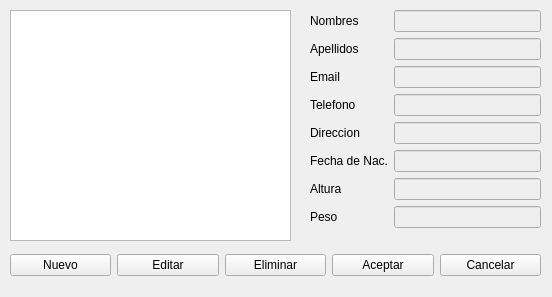
<?xml version="1.0" encoding="UTF-8"?>
<ui version="4.0">
 <class>AgendadeContactos</class>
 <widget class="QMainWindow" name="AgendadeContactos">
  <property name="enabled">
   <bool>true</bool>
  </property>
  <property name="geometry">
   <rect>
    <x>0</x>
    <y>0</y>
    <width>552</width>
    <height>297</height>
   </rect>
  </property>
  <property name="windowTitle">
   <string>Agenda de Contactos</string>
  </property>
  <widget class="QWidget" name="centralwidget">
   <widget class="QWidget" name="verticalLayoutWidget">
    <property name="geometry">
     <rect>
      <x>310</x>
      <y>10</y>
      <width>231</width>
      <height>231</height>
     </rect>
    </property>
    <layout class="QVBoxLayout" name="verticalLayout">
     <item>
      <layout class="QFormLayout" name="formLayout_2">
       <item row="2" column="0">
        <widget class="QLabel" name="lbl_apellido">
         <property name="text">
          <string>Apellidos</string>
         </property>
        </widget>
       </item>
       <item row="1" column="0">
        <widget class="QLabel" name="label">
         <property name="text">
          <string>Nombres</string>
         </property>
        </widget>
       </item>
       <item row="3" column="0">
        <widget class="QLabel" name="lbl_correo">
         <property name="text">
          <string>Email</string>
         </property>
        </widget>
       </item>
       <item row="1" column="1">
        <widget class="QLineEdit" name="nombre">
         <property name="enabled">
          <bool>false</bool>
         </property>
        </widget>
       </item>
       <item row="2" column="1">
        <widget class="QLineEdit" name="apellido">
         <property name="enabled">
          <bool>false</bool>
         </property>
        </widget>
       </item>
       <item row="3" column="1">
        <widget class="QLineEdit" name="email">
         <property name="enabled">
          <bool>false</bool>
         </property>
        </widget>
       </item>
       <item row="4" column="0">
        <widget class="QLabel" name="label_2">
         <property name="text">
          <string>Telefono</string>
         </property>
        </widget>
       </item>
       <item row="5" column="0">
        <widget class="QLabel" name="label_3">
         <property name="text">
          <string>Direccion</string>
         </property>
        </widget>
       </item>
       <item row="6" column="0">
        <widget class="QLabel" name="label_4">
         <property name="text">
          <string>Fecha de Nac.</string>
         </property>
        </widget>
       </item>
       <item row="7" column="0">
        <widget class="QLabel" name="label_5">
         <property name="text">
          <string>Altura</string>
         </property>
        </widget>
       </item>
       <item row="8" column="0">
        <widget class="QLabel" name="label_6">
         <property name="text">
          <string>Peso</string>
         </property>
        </widget>
       </item>
       <item row="4" column="1">
        <widget class="QLineEdit" name="telefono">
         <property name="enabled">
          <bool>false</bool>
         </property>
        </widget>
       </item>
       <item row="5" column="1">
        <widget class="QLineEdit" name="direccion">
         <property name="enabled">
          <bool>false</bool>
         </property>
        </widget>
       </item>
       <item row="6" column="1">
        <widget class="QLineEdit" name="fechaNac">
         <property name="enabled">
          <bool>false</bool>
         </property>
        </widget>
       </item>
       <item row="7" column="1">
        <widget class="QLineEdit" name="altura">
         <property name="enabled">
          <bool>false</bool>
         </property>
        </widget>
       </item>
       <item row="8" column="1">
        <widget class="QLineEdit" name="peso">
         <property name="enabled">
          <bool>false</bool>
         </property>
        </widget>
       </item>
      </layout>
     </item>
    </layout>
   </widget>
   <widget class="QWidget" name="horizontalLayoutWidget">
    <property name="geometry">
     <rect>
      <x>10</x>
      <y>10</y>
      <width>281</width>
      <height>231</height>
     </rect>
    </property>
    <layout class="QHBoxLayout" name="horizontalLayout">
     <item>
      <widget class="QListWidget" name="tabla"/>
     </item>
    </layout>
   </widget>
   <widget class="QWidget" name="horizontalLayoutWidget_2">
    <property name="geometry">
     <rect>
      <x>10</x>
      <y>240</y>
      <width>531</width>
      <height>51</height>
     </rect>
    </property>
    <layout class="QHBoxLayout" name="horizontalLayout_2">
     <item>
      <widget class="QPushButton" name="btn_nuevo">
       <property name="text">
        <string>Nuevo</string>
       </property>
      </widget>
     </item>
     <item>
      <widget class="QPushButton" name="btn_editar">
       <property name="text">
        <string>Editar</string>
       </property>
      </widget>
     </item>
     <item>
      <widget class="QPushButton" name="btn_eliminar">
       <property name="text">
        <string>Eliminar</string>
       </property>
      </widget>
     </item>
     <item>
      <widget class="QPushButton" name="btn_aceptar">
       <property name="text">
        <string>Aceptar</string>
       </property>
      </widget>
     </item>
     <item>
      <widget class="QPushButton" name="btn_cancelar">
       <property name="text">
        <string>Cancelar</string>
       </property>
      </widget>
     </item>
    </layout>
   </widget>
  </widget>
 </widget>
 <resources/>
 <connections/>
</ui>
